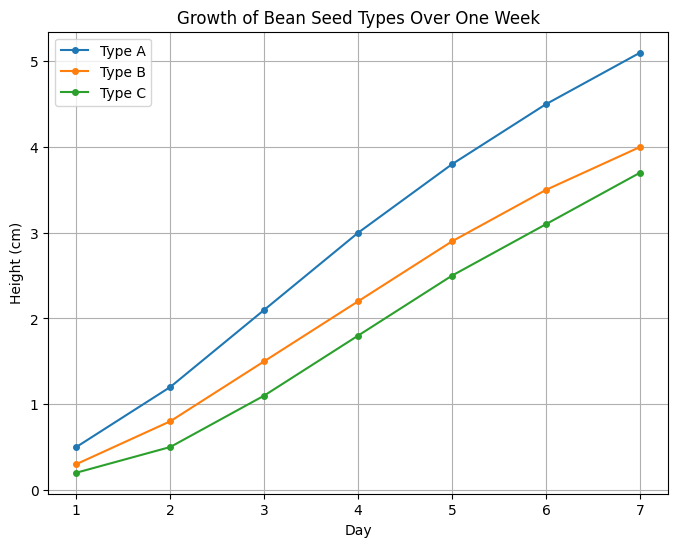

Write the Python code that produced this figure.
import matplotlib.pyplot as plt

days = [1, 2, 3, 4, 5, 6, 7]

growth_type_a = [0.5, 1.2, 2.1, 3.0, 3.8, 4.5, 5.1]

growth_type_b = [0.3, 0.8, 1.5, 2.2, 2.9, 3.5, 4.0]

growth_type_c = [0.2, 0.5, 1.1, 1.8, 2.5, 3.1, 3.7]

fig, ax = plt.subplots(figsize=(8,6))

ax.plot(days, growth_type_a, label='Type A', marker='o', markersize=4)
ax.plot(days, growth_type_b, label='Type B', marker='o', markersize=4)
ax.plot(days, growth_type_c, label='Type C', marker='o', markersize=4)

ax.set_title('Growth of Bean Seed Types Over One Week')
ax.set_xlabel('Day')
ax.set_ylabel('Height (cm)')

ax.grid(True)

ax.legend()

#plt.show()
plt.savefig('plant_growth.png', bbox_inches='tight')
